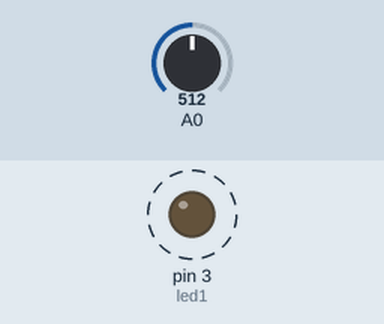
The sketch below on a simulated Arduino Uno, built with avr-gcc and run on an emulated ATmega328P. Shown: output pins drawn as LEDs (lit = HIGH). Dashed ring = blinking. Inputs (shaded band) come from the test bench; at power-on: A0 = 512.

Above: at 0.83 s.
1.3 s: A0 set to 122
At 1.76 s:
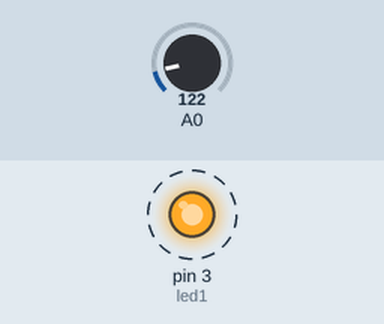
4.3 s: A0 set to 511
At 4.47 s:
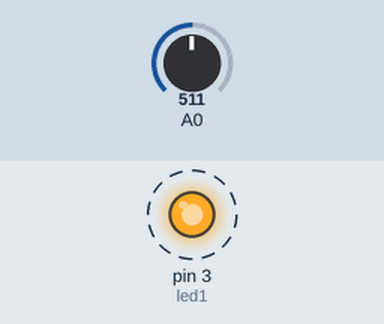
Timing chart, 0 to 13.3 s (numbered marks = the images above; inputs shaded):
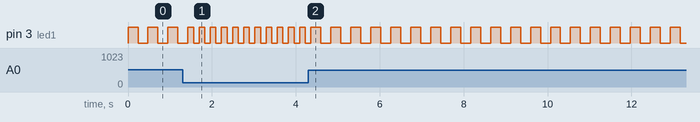

Measured:
- after the input at 1.3 s, pin 3 (led1): alternates HIGH for 0.13 s and LOW for 0.13 s, starting after 0.26 s
- after the input at 4.3 s, pin 3 (led1): alternates HIGH for 0.24 s and LOW for 0.24 s, starting after 0.29 s
- by itself, pin 3 (led1): alternates HIGH for 0.24 s and LOW for 0.24 s

The sketch:

Potenciometro02.ino
```cpp
const int led1 = 3;
int potValue = 0;

unsigned long time = 0;

void setup() {
  // put your setup code here, to run once:
Serial.begin(115200);
pinMode(led1,OUTPUT);
}

long newTime(int pot){
long time = (0.27077)*(pot) + 100;
return time;
}

void intervaluePot(long time)
{
digitalWrite(led1, HIGH);
delay(time);
digitalWrite(led1, LOW);
delay(time);
}
void loop() {
  // put your main code here, to run repeatedly:
potValue = analogRead(A0);
intervaluePot(newTime(potValue));
}
```
